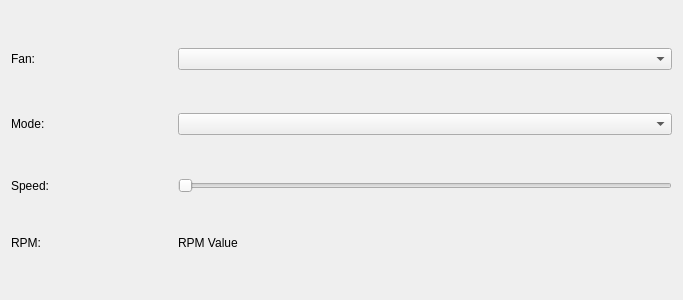
<?xml version="1.0" encoding="UTF-8"?>
<ui version="4.0">
 <class>OpenRGBFanPageUi</class>
 <widget class="QFrame" name="OpenRGBFanPageUi">
  <property name="geometry">
   <rect>
    <x>0</x>
    <y>0</y>
    <width>683</width>
    <height>300</height>
   </rect>
  </property>
  <property name="windowTitle">
   <string>Frame</string>
  </property>
  <layout class="QGridLayout" name="gridLayout">
   <item row="3" column="1" colspan="3">
    <widget class="QSlider" name="SpeedSlider">
     <property name="orientation">
      <enum>Qt::Horizontal</enum>
     </property>
    </widget>
   </item>
   <item row="0" column="1" colspan="3">
    <widget class="QComboBox" name="FanBox"/>
   </item>
   <item row="0" column="0">
    <widget class="QLabel" name="FanLabel">
     <property name="text">
      <string>Fan:</string>
     </property>
    </widget>
   </item>
   <item row="2" column="1" colspan="3">
    <widget class="QComboBox" name="ModeBox"/>
   </item>
   <item row="3" column="0">
    <widget class="QLabel" name="SpeedLabel">
     <property name="text">
      <string>Speed:</string>
     </property>
    </widget>
   </item>
   <item row="4" column="0">
    <widget class="QLabel" name="RPMLabel">
     <property name="text">
      <string>RPM:</string>
     </property>
    </widget>
   </item>
   <item row="2" column="0">
    <widget class="QLabel" name="ModeLabel">
     <property name="text">
      <string>Mode:</string>
     </property>
    </widget>
   </item>
   <item row="4" column="1" colspan="3">
    <widget class="QLabel" name="RPMValue">
     <property name="sizePolicy">
      <sizepolicy hsizetype="Preferred" vsizetype="Fixed">
       <horstretch>0</horstretch>
       <verstretch>0</verstretch>
      </sizepolicy>
     </property>
     <property name="text">
      <string>RPM Value</string>
     </property>
    </widget>
   </item>
  </layout>
 </widget>
 <resources/>
 <connections/>
</ui>
